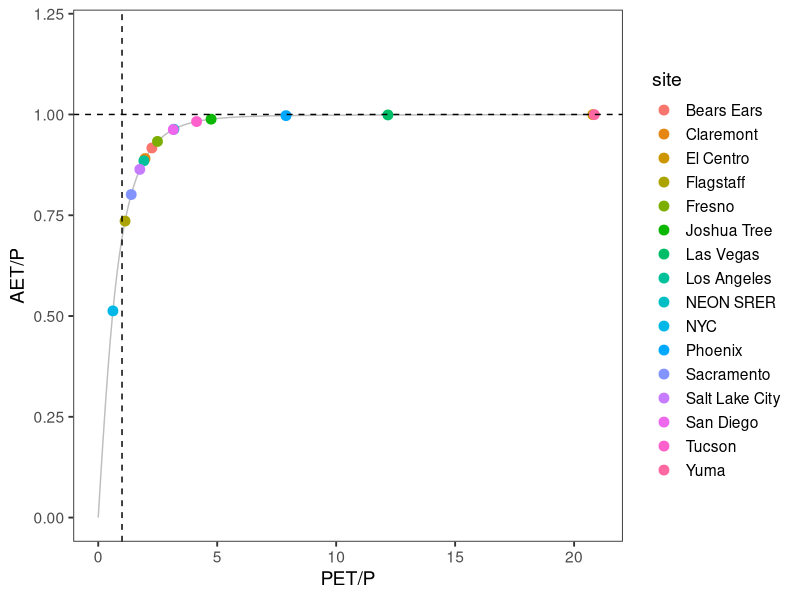
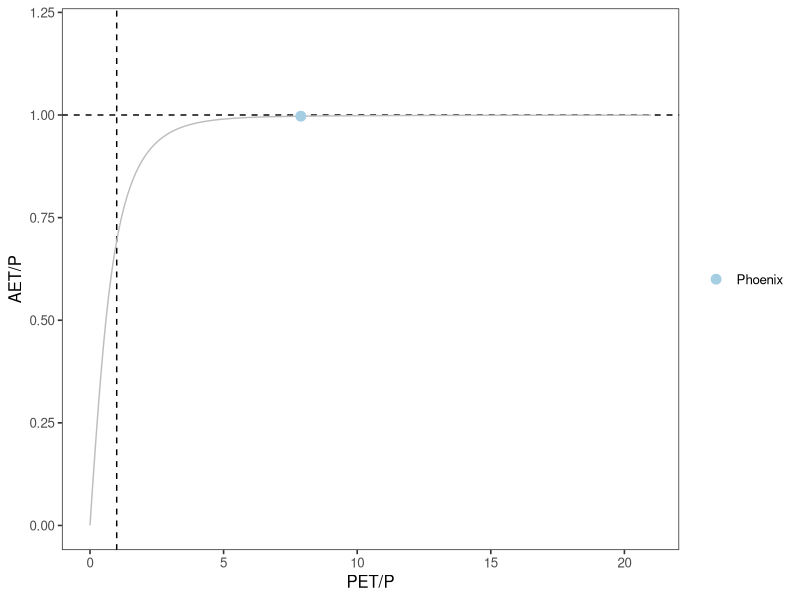
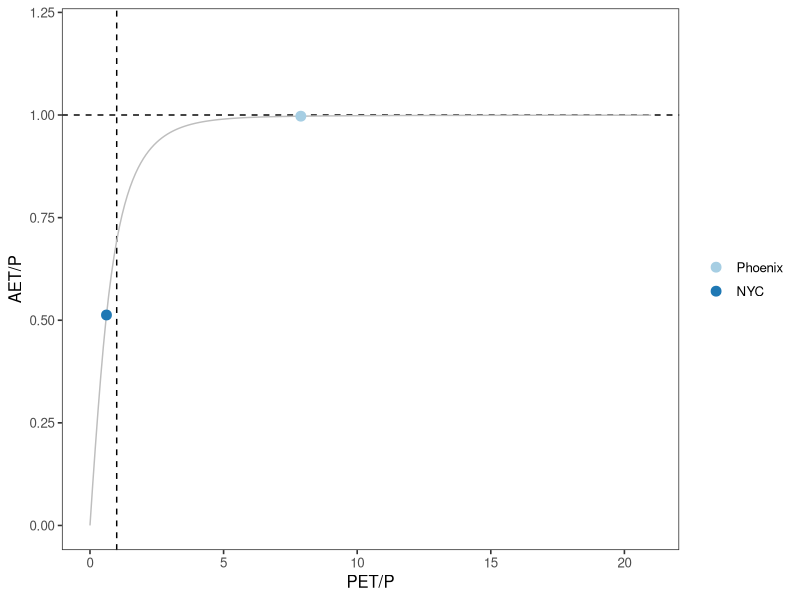
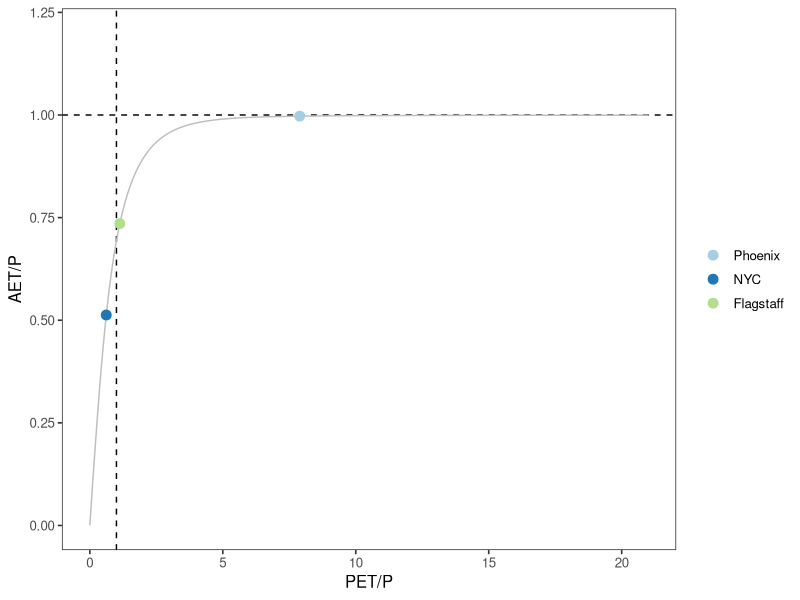
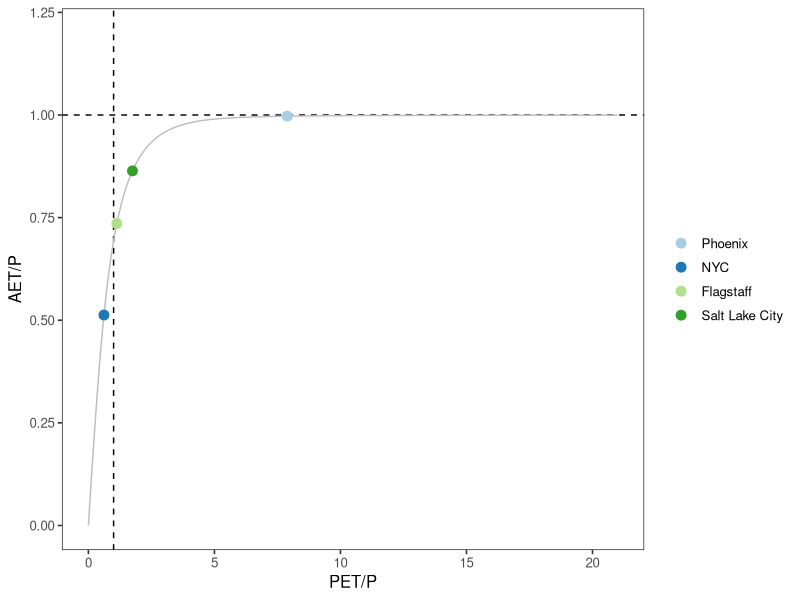
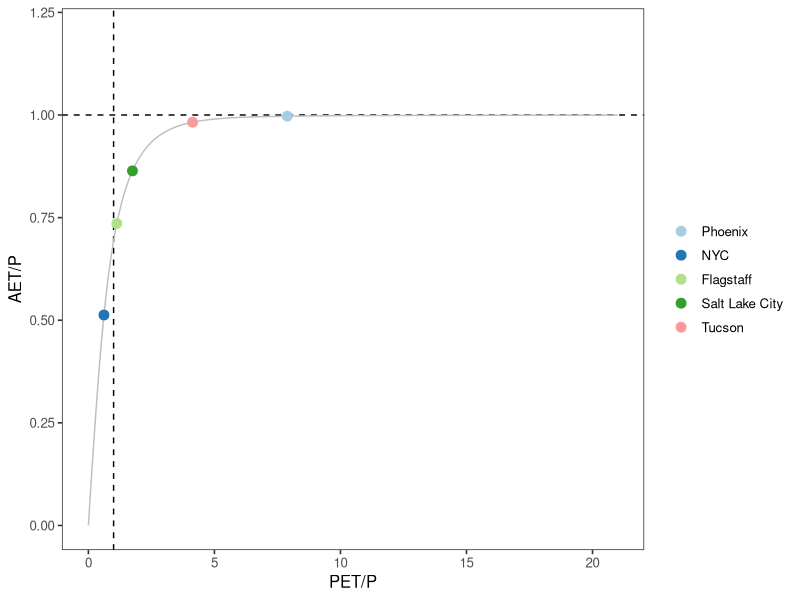
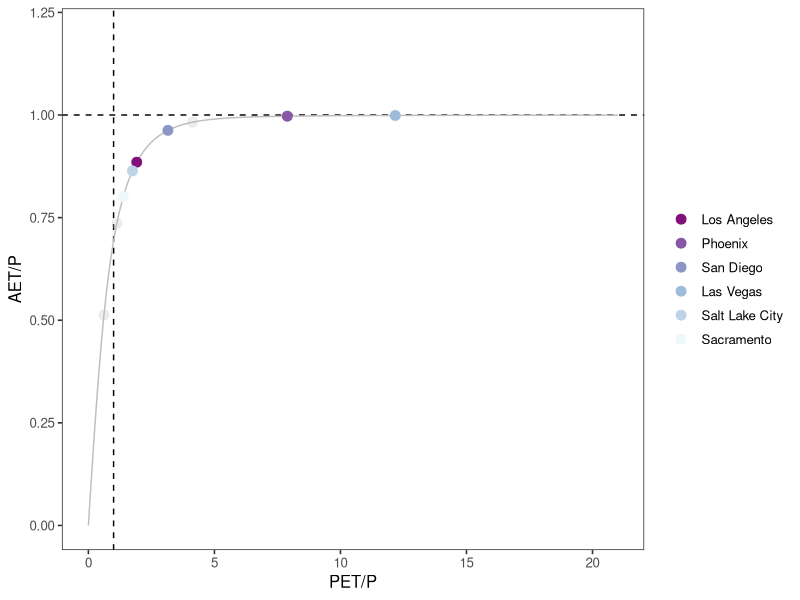
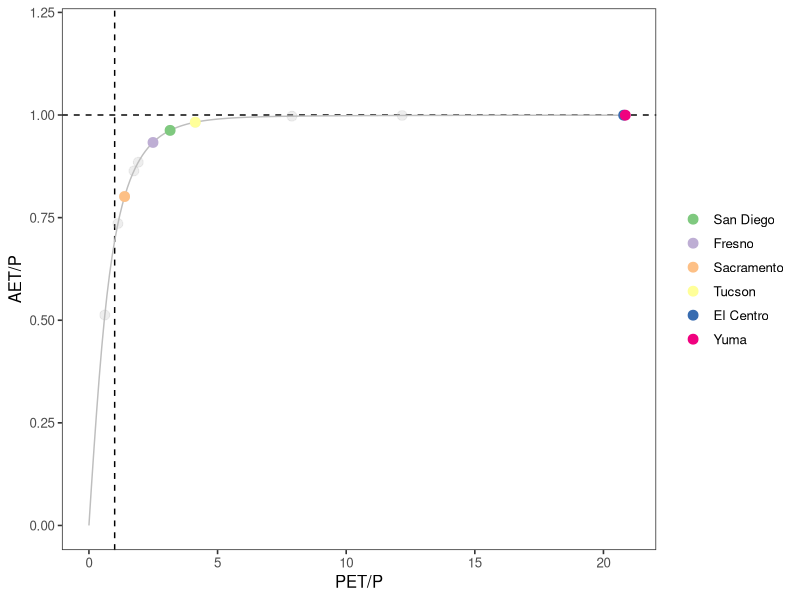

These charts were generated, in order, by the following R code: (Note: this script raises an error after producing the figures.)
# Read in calculated annual AI and calculate place on Budyko curve
# Make series of plots

library(tidyverse)

pet_in <- read_csv("data/AI_ann.csv")

# Function from Budyko 1974
budyko <- function(PET, P) {
  ae_p = (PET/P * tanh(P/PET) * (1- exp(-PET/P)))^0.5
  return(ae_p)
}

budyko2 <- function(AI) {
  ae_p = (AI * tanh(1/AI) * (1- exp(-AI)))^0.5
  return(ae_p)
}

# Calculate AET / P for y axis 
pet_budyko <- pet_in %>%
  mutate(AET_thorn = budyko(pet_thorn_tot, ppt_tot),
         AET_harg = budyko(pet_harg_tot, ppt_tot))

# dataframe for line
bud_line <- data.frame(x = seq(0, 21, by = 0.1),
                       y = budyko2(seq(0, 21, by = 0.1)))


pet_budyko %>%
  filter(site != "Death Valley") %>%
  ggplot() +
  geom_line(data = bud_line,
            aes(x = x,
                y = y),
            color = "gray") +
  geom_point(aes(x = AI_thorn_annual,
                 y = AET_thorn,
                 col = site),
             size = 3) +
  geom_hline(yintercept = 1,
             lty = 2) +
  geom_vline(xintercept = 1,
             lty = 2) +
  scale_x_continuous("PET/P", limits = c(0, 21)) +
  scale_y_continuous("AET/P", limits = c(0, 1.2)) +
  theme_bw(base_size = 14) +
  theme(panel.grid = element_blank())


#### order dataset and make full set of graphs

places <- c("Phoenix", "NYC", "Flagstaff", "Salt Lake City", "Tucson")

pet_budyko_1 <- pet_budyko %>%
  filter(site %in% places) %>%
  mutate(site = factor(site, levels = places)) %>%
  arrange(site)

for(i in 1:length(places)) {
  fig <- pet_budyko_1[1:i,] %>%
  ggplot() +
    geom_hline(yintercept = 1,
               lty = 2) +
    geom_vline(xintercept = 1,
               lty = 2) +
    geom_line(data = bud_line,
              aes(x = x,
                  y = y),
              color = "gray") +
    geom_point(aes(x = AI_thorn_annual,
                   y = AET_thorn,
                   col = site),
               size = 3) +
    scale_x_continuous("PET/P", limits = c(0, 21)) +
    scale_y_continuous("AET/P", limits = c(0, 1.2)) +
    scale_color_brewer(type = "qual", palette = 3) +
    theme_bw(base_size = 12) +
    theme(panel.grid = element_blank(),
          legend.title = element_blank())
  
  ggsave(paste0("plots/initial/fig_", i, ".png"),
         plot = fig,
         width = 6,
         height = 3,
         units = "in")
}

### make 2nd set of figures, with first one grayed out
places <- c("Phoenix", "NYC", "Flagstaff", "Salt Lake City", "Tucson")
cities <- c("Los Angeles", "Phoenix", "San Diego", "Las Vegas", 
             "Salt Lake City", "Sacramento")

pet_budyko_1 <- pet_budyko %>%
  filter(site %in% places) %>%
  mutate(site = factor(site, levels = places)) %>%
  arrange(site)

pet_budyko_2 <- pet_budyko %>%
  filter(site %in% cities) %>%
  mutate(site = factor(site, levels = cities)) %>%
  arrange(site)

fig_cities <- ggplot() +
    geom_hline(yintercept = 1,
               lty = 2) +
    geom_vline(xintercept = 1,
               lty = 2) +
    geom_line(data = bud_line,
              aes(x = x,
                  y = y),
              color = "gray") +
    geom_point(data = pet_budyko_1,
               aes(x = AI_thorn_annual,
                   y = AET_thorn),
               size = 3,
               color = "gray",
               alpha = 0.25) +
  geom_point(data = pet_budyko_2,
             aes(x = AI_thorn_annual,
                 y = AET_thorn,
                 col = site),
             size = 3) +
    scale_x_continuous("PET/P", limits = c(0, 21)) +
    scale_y_continuous("AET/P", limits = c(0, 1.2)) +
    scale_color_brewer(type = "seq", palette = 3, direction = -1) +
    theme_bw(base_size = 12) +
    theme(panel.grid = element_blank(),
          legend.title = element_blank())
  
ggsave(paste0("plots/fig_cities.png"),
         plot = fig_cities,
         width = 6,
         height = 3,
         units = "in")

### make 3rd set of figures, with first two grayed out
places <- c("Phoenix", "NYC", "Flagstaff", "Salt Lake City", "Tucson")
cities <- c("Los Angeles", "Phoenix", "San Diego", "Las Vegas", 
            "Salt Lake City", "Sacramento")
ag <- c("San Diego", "Fresno", "Sacramento", "Tucson", "El Centro", "Yuma")

pet_budyko_12 <- pet_budyko %>%
  filter(site %in% c(places, cities))

pet_budyko_3 <- pet_budyko %>%
  filter(site %in% ag) %>%
  mutate(site = factor(site, levels = ag)) %>%
  arrange(site)

fig_ag <- ggplot() +
  geom_hline(yintercept = 1,
             lty = 2) +
  geom_vline(xintercept = 1,
             lty = 2) +
  geom_line(data = bud_line,
            aes(x = x,
                y = y),
            color = "gray") +
  geom_point(data = pet_budyko_12,
             aes(x = AI_thorn_annual,
                 y = AET_thorn),
             size = 3,
             color = "gray",
             alpha = 0.25) +
  geom_point(data = pet_budyko_3,
             aes(x = AI_thorn_annual,
                 y = AET_thorn,
                 col = site),
             size = 3) +
  scale_x_continuous("PET/P", limits = c(0, 21)) +
  scale_y_continuous("AET/P", limits = c(0, 1.2)) +
  scale_color_brewer(type = "qual", palette = 1) +
  theme_bw(base_size = 12) +
  theme(panel.grid = element_blank(),
        legend.title = element_blank())

ggsave(paste0("plots/fig_ag.png"),
       plot = fig_ag,
       width = 6,
       height = 3,
       units = "in")

### make another figures, with first two grayed out
places <- c("Phoenix", "NYC", "Flagstaff", "Salt Lake City", "Tucson")
cities <- c("Los Angeles", "Phoenix", "San Diego", "Las Vegas", 
            "Salt Lake City", "Sacramento")
ag <- c("San Diego", "Fresno", "Sacramento", "Tucson", "El Centro", "Yuma")

pet_budyko_123 <- pet_budyko %>%
  filter(site %in% c(places, cities, ag))

pet_budyko_phx <- pet_budyko %>%
  filter(site %in% "Phoenix") %>% 
  arrange(site)

fig_dbg <- ggplot() +
  geom_hline(yintercept = 1,
             lty = 2) +
  geom_vline(xintercept = 1,
             lty = 2) +
  geom_line(data = bud_line,
            aes(x = x,
                y = y),
            color = "gray") +
  geom_point(data = pet_budyko_123,
             aes(x = AI_thorn_annual,
                 y = AET_thorn),
             size = 5,
             color = "gray",
             alpha = 0.25) +
  geom_point(data = pet_budyko_phx,
             aes(x = AI_thorn_annual,
                 y = AET_thorn,
                 col = site),
             size = 5) +
  scale_x_continuous("PET/P", limits = c(0, 21)) +
  scale_y_continuous("AET/P", limits = c(0, 1.2)) +
  scale_color_brewer(type = "qual", palette = 3) +
    theme_bw(base_size = 14) +
  theme(panel.grid = element_blank(),
        legend.title = element_blank(),
        legend.position = c(0.75, 0.25))

ggsave(paste0("plots/fig_dbg.png"),
       plot = fig_dbg,
       width = 4,
       height = 2.5,
       units = "in")


pet_budyko_phx_be <- pet_budyko %>%
  filter(site %in% c("Phoenix", "Bears Ears")) %>% 
  mutate(site = factor(site, levels = c("Phoenix", "Bears Ears")))
  arrange(site)

fig_dbg_be <- ggplot() +
  geom_hline(yintercept = 1,
             lty = 2) +
  geom_vline(xintercept = 1,
             lty = 2) +
  geom_line(data = bud_line,
            aes(x = x,
                y = y),
            color = "gray") +
  geom_point(data = pet_budyko_123,
             aes(x = AI_thorn_annual,
                 y = AET_thorn),
             size = 5,
             color = "gray",
             alpha = 0.25) +
  geom_point(data = pet_budyko_phx_be,
             aes(x = AI_thorn_annual,
                 y = AET_thorn,
                 col = site),
             size = 5) +
  scale_x_continuous("PET/P", limits = c(0, 21)) +
  scale_y_continuous("AET/P", limits = c(0, 1.2)) +
  scale_color_brewer(type = "qual", palette = 3) +
  theme_bw(base_size = 14) +
  theme(panel.grid = element_blank(),
        legend.title = element_blank(),
        legend.position = c(0.75, 0.25))

ggsave(paste0("plots/fig_dbg_be.png"),
       plot = fig_dbg_be,
       width = 4,
       height = 2.5,
       units = "in")

pet_budyko_phx_be_srer <- pet_budyko %>%
  filter(site %in% c("Phoenix", "Bears Ears", "NEON SRER")) %>% 
  mutate(site = factor(site, levels = c("Phoenix", "Bears Ears", "NEON SRER")))
  arrange(site)

fig_dbg_be_srer <- ggplot() +
  geom_hline(yintercept = 1,
             lty = 2) +
  geom_vline(xintercept = 1,
             lty = 2) +
  geom_line(data = bud_line,
            aes(x = x,
                y = y),
            color = "gray") +
  geom_point(data = pet_budyko_123,
             aes(x = AI_thorn_annual,
                 y = AET_thorn),
             size = 5,
             color = "gray",
             alpha = 0.25) +
  geom_point(data = pet_budyko_phx_be_srer,
             aes(x = AI_thorn_annual,
                 y = AET_thorn,
                 col = site),
             size = 5) +
  scale_x_continuous("PET/P", limits = c(0, 21)) +
  scale_y_continuous("AET/P", limits = c(0, 1.2)) +
  scale_color_brewer(type = "qual", palette = 3) +
  theme_bw(base_size = 14) +
  theme(panel.grid = element_blank(),
        legend.title = element_blank(),
        legend.position = c(0.75, 0.3))

ggsave(paste0("plots/fig_dbg_be_srer.png"),
       plot = fig_dbg_be_srer,
       width = 4,
       height = 2.5,
       units = "in")

#### Research at Mudd
pet_budyko_CA <- pet_budyko %>%
  filter(site %in% c("Claremont", "Death Valley", "Joshua Tree")) %>% 
  mutate(site = factor(site, levels = c("Claremont", "Death Valley", "Joshua Tree")))


fig_CA <- ggplot() +
  geom_hline(yintercept = 1,
             lty = 2) +
  geom_vline(xintercept = 1,
             lty = 2) +
  geom_line(data = bud_line,
            aes(x = x,
                y = y),
            color = "gray") +
  geom_point(data = pet_budyko_123,
             aes(x = AI_thorn_annual,
                 y = AET_thorn),
             size = 5,
             color = "gray",
             alpha = 0.25) +
  geom_point(data = pet_budyko_CA,
             aes(x = AI_thorn_annual,
                 y = AET_thorn,
                 col = site),
             size = 5) +
  scale_x_continuous("PET/P") +
  scale_y_continuous("AET/P", limits = c(0, 1.2)) +
  scale_color_brewer(type = "qual", palette = 3) +
  theme_bw(base_size = 14) +
  theme(panel.grid = element_blank(),
        legend.title = element_blank(),
        legend.position = c(0.75, 0.3))

ggsave(paste0("plots/fig_CA.png"),
       plot = fig_CA,
       width = 4,
       height = 2.5,
       units = "in")

